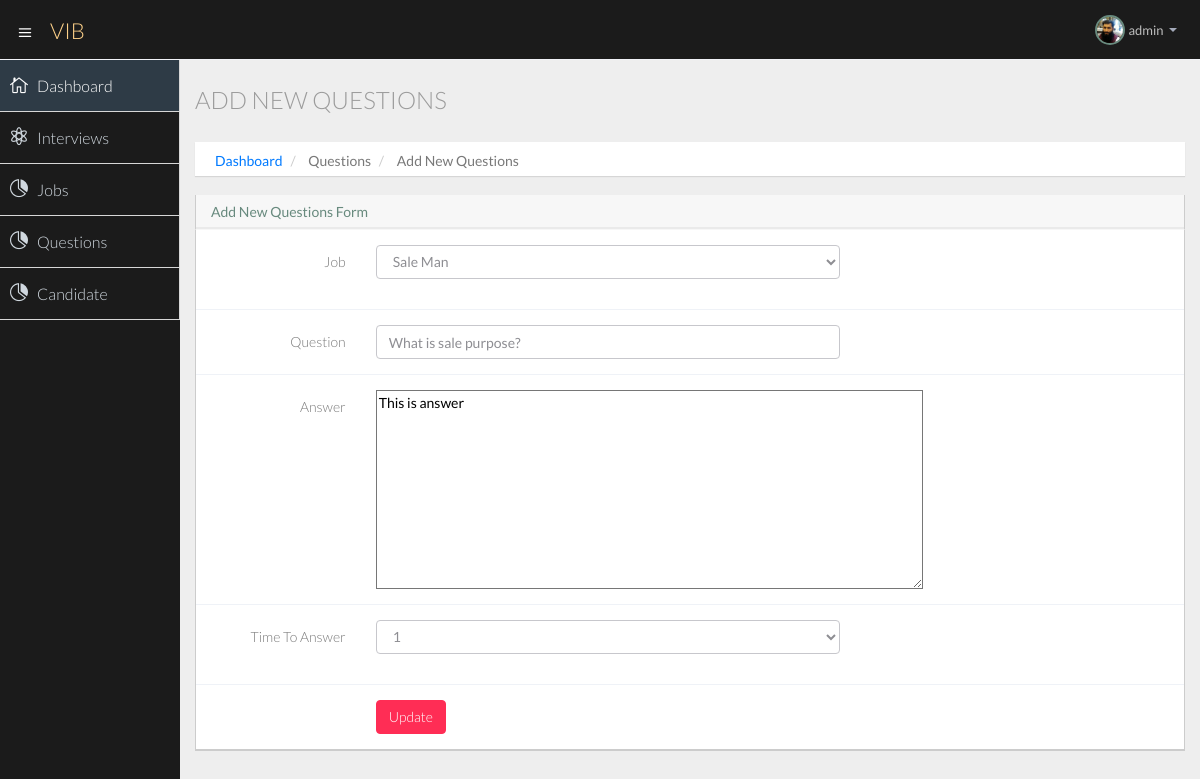
The page /company/question/qupdate/26 (signed in) on the database its author committed.
### company/models.py (models this page shows, shortened)
class QuestionBank(models.Model):
    id = models.AutoField(primary_key=True)
    user = models.ForeignKey(User, on_delete=models.CASCADE)
    job = models.ForeignKey(Jobs, on_delete=models.CASCADE)
    question = models.CharField(max_length=300)
    answer = models.CharField(max_length=800)
    time = models.IntegerField()
    pos_tdate = models.DateTimeField(auto_now_add=True, blank=True)
    question_status =models.BooleanField(default=True)

### company/views.py (the view, shortened to what this page needs)
# urls.py: path('company/question/qupdate/<int:id>', views.qupdate,name='qupdate'),
def qupdate(request, id):
    user = User.objects.get(username=request.user.username)
    uquestion = QuestionBank.objects.filter(user=user, id=id)
    alljobs = Jobs.objects.filter(user=user)
    context = {'uquestion':uquestion,'alljobs':alljobs}
    return render(request, 'company/addquestions.html', context)

### templates/company/addquestions.html (shortened to what this page needs)
{% extends 'company/basic.html' %}
{% block body %}
{% load static %}
<section id="main-content">
  <section class="wrapper">
    <div class="row">
      <div class="col-lg-12">
        <h3 class="page-header">Add New Questions</h3>
        <ol class="breadcrumb">
          <li><a href="/company/dashboard/">Dashboard</a></li>
          <li>Questions</li>
          <li>Add New Questions</li>
        </ol>
      </div>
    </div>
    <section class="panel">
      <header class="panel-heading">
        Add New Questions Form
      </header>
      <div class="panel-body">
        {% if uquestion %}
        {% for question in uquestion %}
        <form class="form-horizontal" role="form" method="post">
          <div class="form-group">
            <label for="inputJob" class="col-lg-2 control-label">Job</label>
            <div class="col-lg-6">
              <select class="form-control m-bot15" id="jobddl" name="jobddl" onchange="GetSelectedTextValue(this)">
                {% if alljobs %}
                {% for job in alljobs %}
                {% if question.job.job_title == job.job_title %}
                {% with val="Selected"  %}
                <option {{val}}>{{job.job_title}}</option>
                {% endwith %}
                {% else %}
                <option>{{job.job_title}}</option>
                {% endif %}
                {% endfor %}
                {% endif %}
              </select>
            </div>
          </div>
          <div class="form-group">
            <label for="inputQuestions" class="col-lg-2 control-label">Question</label>
            <div class="col-lg-6">
              <input type="text" class="form-control" id="question" name="question" Value="{{question.question}}" placeholder="Enter Question">
            </div>
          </div>
          <div class="form-group">
            <label for="inputAnswer" class="col-lg-2 control-label">Answer</label>
            <div class="col-lg-6">
              <textarea name="answer" id="answer" cols="30" rows="10"
                style="margin: 0px; width: 547px; height: 199px;">{{question.answer}}</textarea>
            </div>
          </div>
          <div class="form-group">
            <label for="inputTimeToAnswer" class="col-lg-2 control-label">Time To Answer</label>
            <div class="col-lg-6">
              <select class="form-control m-bot15" id="timeddl" name="timeddl">
              <option Selected>{{question.time}}</option>
              </select>
            </div>
          </div>
          <div class="form-group">
            <div class="col-lg-offset-2 col-lg-10">
              <button type="submit" class="btn btn-danger">Update</button>
            </div>
          </div>
        </form>
        {% endfor %}
        {% endif %}
      </div>
    </section>
  </section>
</section>
{% endblock body %}

### templates/company/basic.html (shortened to what this page needs)
<!DOCTYPE html>
<html lang="en">
<head>
  {% load static %}
  <link href="{% static 'cassets/css/bootstrap-theme.css' %}" rel="stylesheet">
  <link href="{% static 'cassets/css/elegant-icons-style.css' %}" rel="stylesheet" />
  <link href="{% static 'cassets/css/style.css' %}" rel="stylesheet">
  <link href="{% static 'cassets/css/style-responsive.css' %}" rel="stylesheet" />
</head>
<body>
  <section id="container" class="">
    <header class="header dark-bg">
      <div class="toggle-nav">
        <div class="icon-reorder tooltips" data-original-title="" data-placement="bottom"><i class="icon_menu"></i>
        </div>
      </div>
      <a href="/company/dashboard" class="logo">VIB </a>
      <div class="top-nav notification-row">
        <ul class="nav pull-right top-menu">
          <li class="dropdown">
            <a data-toggle="dropdown" class="dropdown-toggle" href="#">
              <span class="profile-ava">
                <img alt="" src="{% static 'assets/img/team/salehjpg.jpg' %}" width="30px" hight="30px">
              </span>
              <span class="username">{{request.user}}</span>
              <b class="caret"></b>
            </a>
          </li>
        </ul>
      </div>
    </header>
    <aside>
      <div id="sidebar" class="nav-collapse ">
        <ul class="sidebar-menu">
          <li class="active">
            <a class="" href="/company/dashboard">
              <i class="icon_house_alt"></i>
              <span>Dashboard</span>
            </a>
          </li>
          <li>
            <a class="" href="/company/interview">
              <i class="icon_genius"></i>
              <span>Interviews</span>
            </a>
          </li>
          <li>
            <a class="" href="/company/jobs">
              <i class="icon_piechart"></i>
              <span>Jobs</span>
            </a>
          </li>
          <li>
            <a class="" href="/company/questions">
              <i class="icon_piechart"></i>
              <span>Questions</span>
            </a>
          </li>
          <li>
            <a class="" href="/company/candidate">
              <i class="icon_piechart"></i>
              <span>Candidate</span>
            </a>
          </li>
        </ul>
      </div>
    </aside>
    {% block body %}
    {% endblock body %}
  </section>
</body>
</html>

### rows shown on the page
QuestionBank: question "What is sale purpose?", answer "This is answer", timeddl "1"

### other values the page prints
{{ request.user }} "admin"
form field jobddl "Sale Man"
